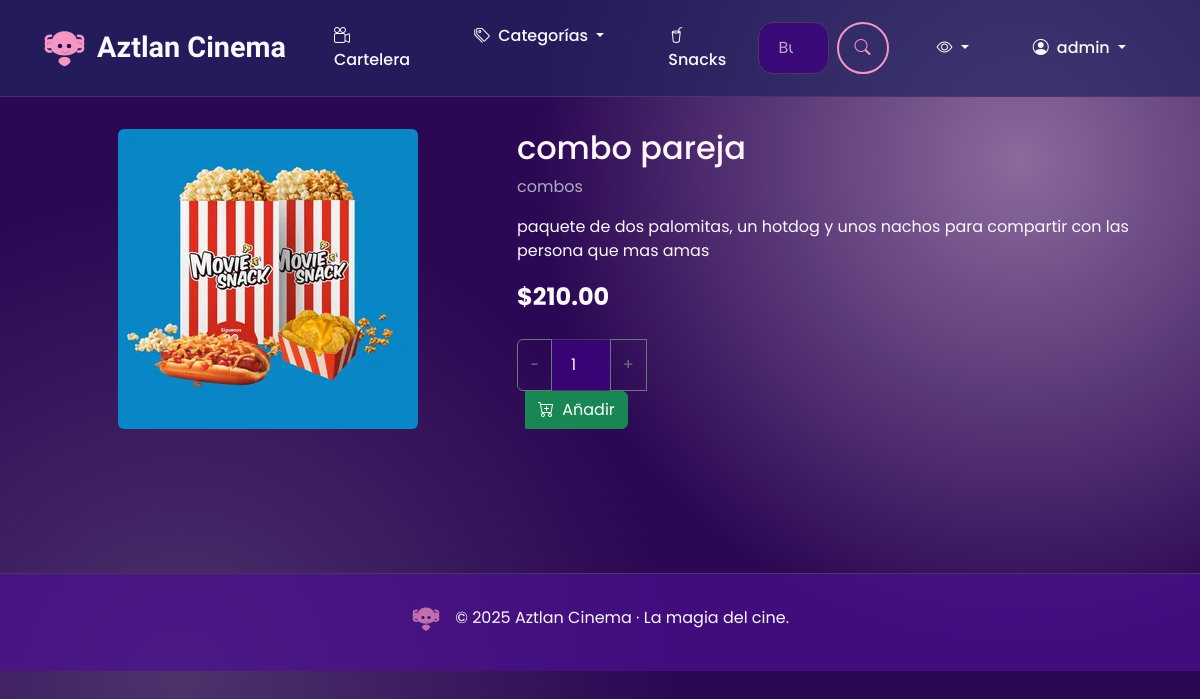
/snacks/7/ (signed in), run on the app's committed database.
### cinema/models.py (models this page shows, shortened)
class TimeStampedModel(models.Model):
    created = models.DateTimeField(auto_now_add=True)
    updated = models.DateTimeField(auto_now=True)
    class Meta:
        abstract = True
        ordering = ('-created',)

class SnackItem(TimeStampedModel):
    category      = models.ForeignKey(SnackCategory, on_delete=models.PROTECT, related_name='items')
    name          = models.CharField(max_length=100)
    description   = models.TextField(blank=True)
    price         = models.DecimalField(max_digits=6, decimal_places=2)
    image         = models.ImageField(upload_to='snacks/', blank=True)
    is_available  = models.BooleanField(default=True)

class SnackCategory(models.Model):
    name = models.CharField(max_length=80)

### cinema/views.py (the view, shortened to what this page needs)
# urls.py: path("snacks/<int:pk>/", SnackDetailView.as_view(), name="snack_detail"),
class SnackDetailView(LoginRequiredMixin, DetailView):
    model = SnackItem
    template_name = "snack_detail.html"
    context_object_name = "snack"
    login_url = 'login'

### cinema/templates/snack_detail.html (shortened to what this page needs)
{% extends "baseHome.html" %}
{% load static %}
{% block content %}
 <div class="row gy-4">
   <div class="col-md-5 text-center">
     {% if snack.image %}
       <img src="{{ snack.image.url }}" class="img-fluid rounded" alt="{{ snack.name }}">
     {% else %}
       <img src="{% static 'img/no-snack.svg' %}"
            class="img-fluid rounded"
            alt="Sin imagen">
     {% endif %}
   </div>
   <div class="col-md-7">
     <h2>{{ snack.name }}</h2>
     <p class="text-muted">{{ snack.category.name }}</p>
     <p>{{ snack.description }}</p>
     <p class="fs-4 fw-bold mb-4">${{ snack.price }}</p>
     <form method="post">
       <div class="input-group mb-3" style="max-width:160px;">
         <button type="button" class="btn btn-outline-secondary"
                 onclick="this.nextElementSibling.stepDown()">
           &minus;
         </button>
         <input type="number"
                name="qty"
                value="1"
                min="1"
                class="form-control text-center"
                style="max-width:60px;">
         <button type="button" class="btn btn-outline-secondary"
                 onclick="this.previousElementSibling.stepUp()">
           &#43;
         </button>
         <button class="btn btn-success ms-2">
           <i class="bi bi-cart-plus me-1"></i>
           Añadir
         </button>
       </div>
     </form>
   </div>
 </div>
{% endblock %}

### templates/baseHome.html (shortened to what this page needs)
{% load static %}
<!DOCTYPE html>
<html lang="es" data-bs-theme="dark" data-colorblind-mode="normal">
<head>
    <link href="https://cdn.jsdelivr.net/npm/bootstrap@5.3.3/dist/css/bootstrap.min.css" rel="stylesheet">
    <link href="https://cdn.jsdelivr.net/npm/bootstrap-icons@1.11.3/font/bootstrap-icons.css" rel="stylesheet">
</head>
<body>
    <div class="bubbles">
    </div>
    <nav class="navbar navbar-expand-lg">
        <div class="container">
            <a class="navbar-brand d-flex align-items-center" href="{% url 'home' %}">
                Aztlan Cinema
            </a>
            <div id="nav" class="collapse navbar-collapse">
                <ul class="navbar-nav me-auto mb-2 mb-lg-0">
                    <li class="nav-item">
                        <a class="nav-link{% if request.resolver_match.url_name == 'home' %} active{% endif %}" href="{% url 'home' %}">
                            <i class="bi bi-camera-reels me-2"></i>Cartelera
                        </a>
                    </li>
                    <li class="nav-item dropdown">
                        <a class="nav-link dropdown-toggle" href="#" role="button" data-bs-toggle="dropdown" aria-expanded="false">
                            <i class="bi bi-tags me-2"></i>Categorías
                        </a>
                    </li>
                    <li class="nav-item">
                        <a class="nav-link{% if request.resolver_match.url_name == 'snack_list' %} active{% endif %}" href="{% url 'snack_list' %}">
                            <i class="bi bi-cup-straw me-2"></i>Snacks
                        </a>
                    </li>
                </ul>
<form class="d-flex ms-lg-auto me-lg-3 my-2 my-lg-0 position-relative" role="search" action="{% url 'home' %}" method="get" onsubmit="return false;">
    <input class="form-control me-2" type="search" id="movie-search-input" name="q" placeholder="Buscar película..." aria-label="Buscar" autocomplete="off">
    <button class="btn btn-axolotl-outline" type="submit" style="padding: 0.5rem 1rem;">
        <i class="bi bi-search"></i>
    </button>
</form>
                <ul class="navbar-nav">
                     <li class="nav-item dropdown">
                         <a class="nav-link dropdown-toggle" href="#" role="button" data-bs-toggle="dropdown" aria-expanded="false" aria-label="Modo de accesibilidad visual">
                             <i class="bi bi-eye"></i>
                         </a>
                     </li>
                    {% if request.user.is_authenticated %}
                        <li class="nav-item dropdown">
                            <a class="nav-link dropdown-toggle" href="#" role="button" data-bs-toggle="dropdown" aria-expanded="false">
                                <i class="bi bi-person-circle me-2"></i>{{ request.user.get_short_name|default:request.user.username }}
                            </a>
                        </li>
                    {% else %}
                        <li class="nav-item">
                            <a class="nav-link" href="{% url 'login' %}">
                                <i class="bi bi-box-arrow-in-right me-2"></i>Entrar
                            </a>
                        </li>
                    {% endif %}
                </ul>
            </div>
        </div>
    </nav>
    <main class="container">
        {% block content %}{% endblock %}
    </main>
    <footer class="text-center">
        <div class="container">
            <p class="mb-2">
                © {% now "Y" %} Aztlan Cinema · La magia del cine.
            </p>
        </div>
    </footer>
</body>
</html>

### templates/baseHome.html (style rules this page uses)
:root { --axolotl-deep-purple: #2b0853ff; --axolotl-mid-purple: #4D326C; --axolotl-soft-purple: #8B6B9D; --axolotl-pink: #F597C4; --axolotl-glow: #63E2D9; --axolotl-white: #FDF7FF; --body-font: 'Poppins', sans-serif; --title-font: 'Comfortaa', cursive; }
body { background-color: var(--axolotl-deep-purple); background-image: radial-gradient(circle at 15% 85%, var(--axolotl-mid-purple), transparent 40%), radial-gradient(circle at 85% 20%, var(--axolotl-soft-purple), transparent 40%); color: var(--axolotl-white); font-family: var(--body-font); min-height: 100vh; position: relative; overflow-x: hidden; transition: background-color 0.5s ease; }
.bubbles { position: fixed; top: 0; left: 0; width: 100%; height: 100%; overflow: hidden; z-index: -1; }
.navbar { background-color: rgba(34, 36, 95, 0.7); backdrop-filter: blur(10px); border-bottom: 1px solid var(--axolotl-mid-purple); padding: 1rem 0; position: sticky; top: 0; z-index: 1000; }
.navbar-brand { font-family: var(--title-font); font-weight: 700; font-size: 1.8rem; color: var(--axolotl-white); transition: color 0.3s ease; }
.axolotl-logo { width: 45px; margin-right: 10px; transition: transform 0.5s ease; }
.nav-link { color: var(--axolotl-white) !important; font-weight: 500; padding: 0.5rem 1.5rem !important; margin: 0 0.5rem; border-radius: 50px; transition: all 0.4s ease; position: relative; }
main { padding-top: 2rem; padding-bottom: 4rem; }
.btn-axolotl-outline { background-color: transparent; color: var(--axolotl-pink); border: 2px solid var(--axolotl-pink); padding: 0.75rem 2rem; border-radius: 50px; font-weight: 700; text-transform: uppercase; transition: all 0.3s ease; }
.form-control, .form-select { background-color: rgba(61, 4, 126, 0.8); border: 1px solid var(--axolotl-mid-purple); border-radius: 15px; color: var(--axolotl-white); padding: 0.8rem 1.2rem; }
footer { background-color: rgba(76, 17, 144, 0.7); border-top: 1px solid var(--axolotl-mid-purple); padding: 2rem 0; margin-top: 4rem; }
footer .axolotl-logo { width: 30px; opacity: 0.7; }

### data on the page
SnackItem: image (picture), name "combo pareja", category.name "combos", description "paquete de dos palomitas, un hotdog y unos nachos para compartir con las persona que mas amas", price "210.00"

### other printed values
{{ request.user.get_short_name|default:request.user.username }} "admin"
